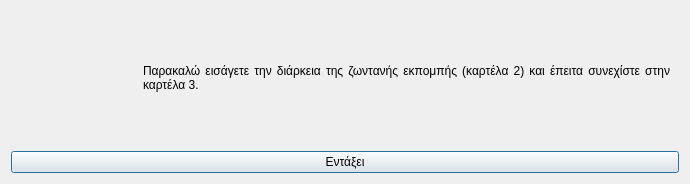
<?xml version="1.0" encoding="UTF-8"?>
<ui version="4.0">
 <class>Dialog</class>
 <widget class="QDialog" name="Dialog">
  <property name="geometry">
   <rect>
    <x>0</x>
    <y>0</y>
    <width>690</width>
    <height>184</height>
   </rect>
  </property>
  <property name="windowTitle">
   <string>Ελλιπή δεδομένα</string>
  </property>
  <property name="windowIcon">
   <iconset resource="../../../../icons.qrc">
    <normaloff>:/rest-windows/assets/images/rest-windows/information.png</normaloff>:/rest-windows/assets/images/rest-windows/information.png</iconset>
  </property>
  <layout class="QGridLayout" name="gridLayout">
   <item row="0" column="0">
    <widget class="QFrame" name="frame">
     <property name="styleSheet">
      <string notr="true">QFrame{border:0px;}</string>
     </property>
     <property name="frameShape">
      <enum>QFrame::StyledPanel</enum>
     </property>
     <property name="frameShadow">
      <enum>QFrame::Raised</enum>
     </property>
     <layout class="QHBoxLayout" name="horizontalLayout">
      <item>
       <widget class="QLabel" name="image_label">
        <property name="maximumSize">
         <size>
          <width>117</width>
          <height>117</height>
         </size>
        </property>
        <property name="text">
         <string/>
        </property>
        <property name="pixmap">
         <pixmap resource="../../../../icons.qrc">:/rest-windows/assets/images/rest-windows/information.png</pixmap>
        </property>
        <property name="scaledContents">
         <bool>true</bool>
        </property>
       </widget>
      </item>
      <item>
       <widget class="QLabel" name="label">
        <property name="text">
         <string>Παρακαλώ εισάγετε την διάρκεια της ζωντανής εκπομπής (καρτέλα 2) και έπειτα συνεχίστε στην καρτέλα 3.</string>
        </property>
        <property name="alignment">
         <set>Qt::AlignJustify|Qt::AlignVCenter</set>
        </property>
        <property name="wordWrap">
         <bool>true</bool>
        </property>
       </widget>
      </item>
     </layout>
    </widget>
   </item>
   <item row="1" column="0">
    <widget class="QPushButton" name="ok">
     <property name="text">
      <string>Εντάξει</string>
     </property>
     <property name="icon">
      <iconset resource="../../../../icons.qrc">
       <normaloff>:/rest-windows/assets/images/rest-windows/ok.png</normaloff>:/rest-windows/assets/images/rest-windows/ok.png</iconset>
     </property>
    </widget>
   </item>
  </layout>
 </widget>
 <tabstops>
  <tabstop>ok</tabstop>
 </tabstops>
 <resources>
  <include location="../../../../icons.qrc"/>
  <include location="../../../../icons.qrc"/>
  <include location="../../../../icons.qrc"/>
  <include location="../../../../icons.qrc"/>
  <include location="../../../../icons.qrc"/>
 </resources>
 <connections/>
</ui>
